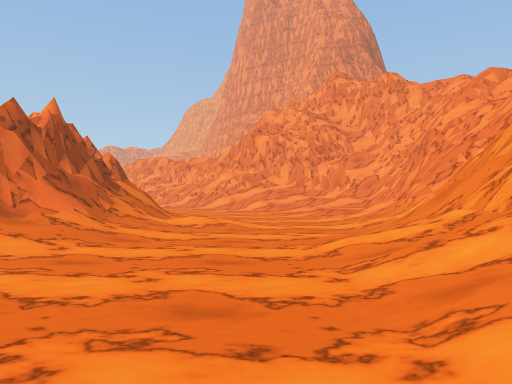
View 1 (above)

23 first-person views from a walk through a Unity game level. The camera is 1.4 m above the floor, looks level and sees 70° across. The floor is counted in squares, 2 m on a side. Each view is taken from the middle of a square. On the plan, view 1 faces up. The plan holds only what a view shows up to about 11 squares ahead; the rest is blank. The place goes on beyond the plan. The player character is not drawn. Surface patterns are stand-ins for the level's own textures.

View 2
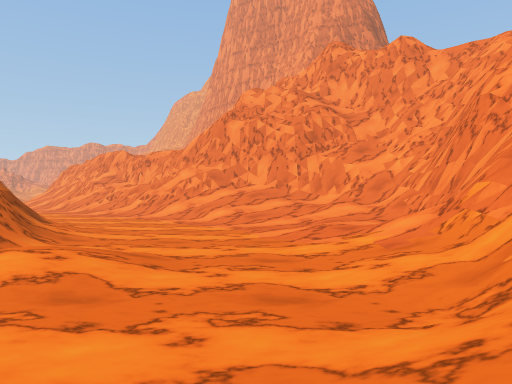

View 3
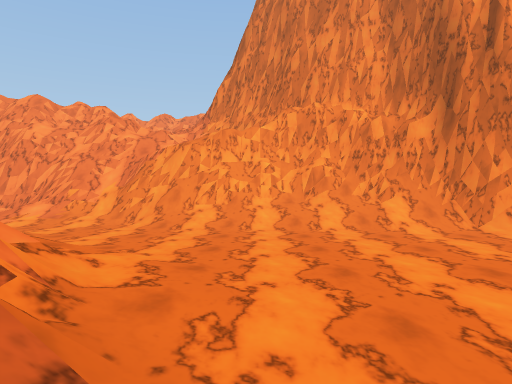

View 4
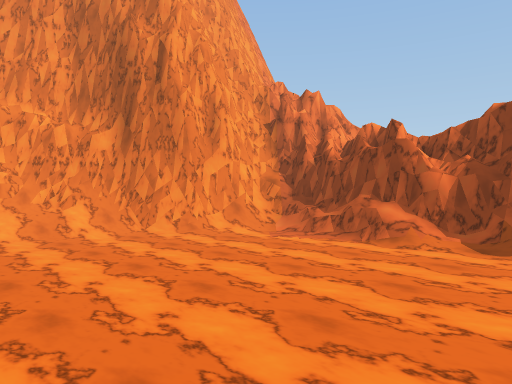

View 5
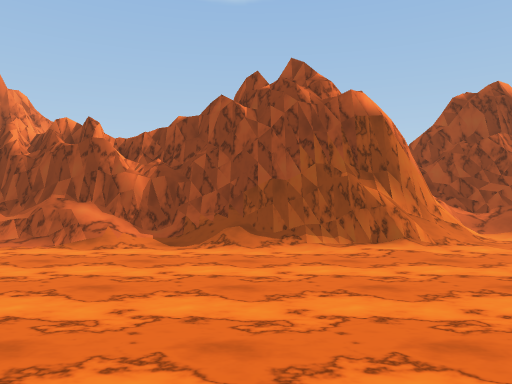

View 6
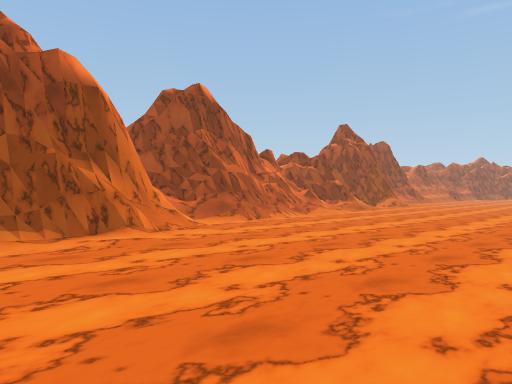

View 7
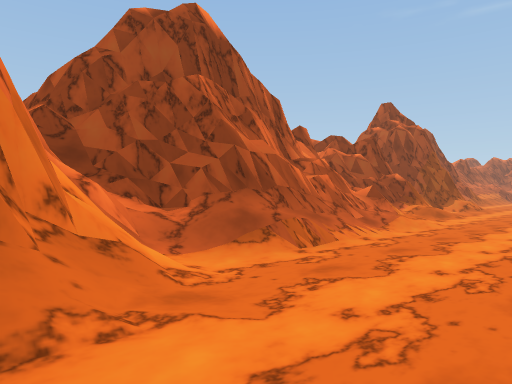

View 8
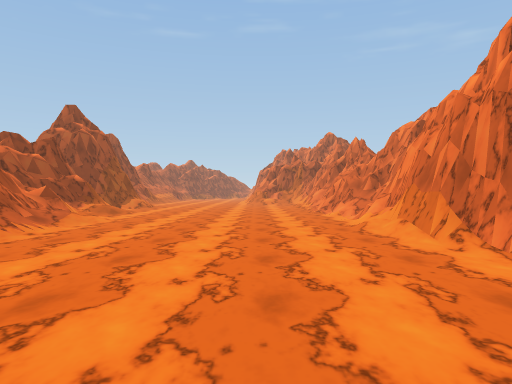

View 9
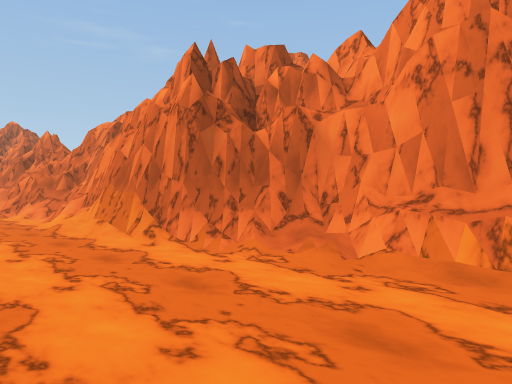

View 10
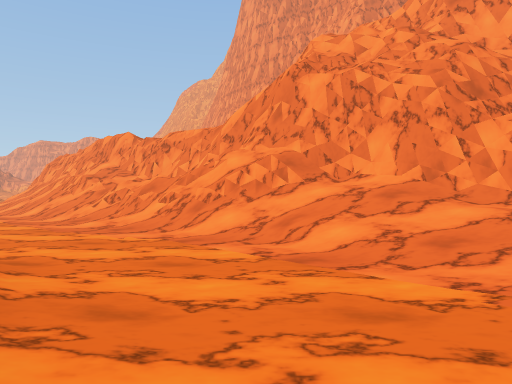

View 11
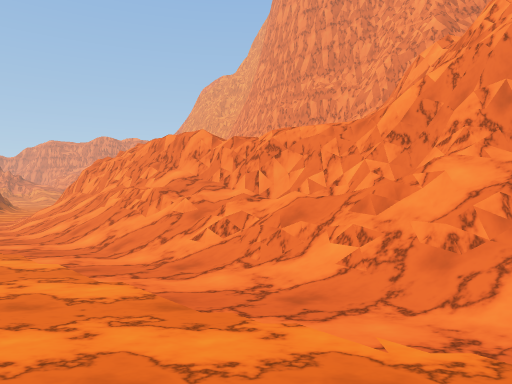

View 12
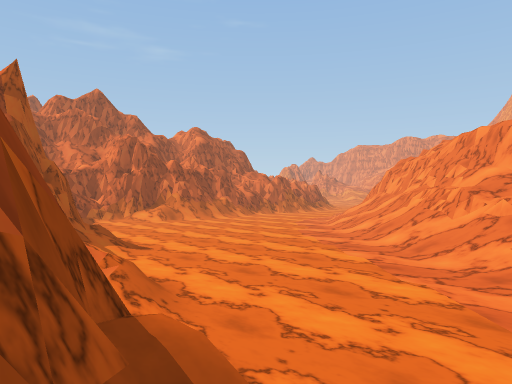

View 13
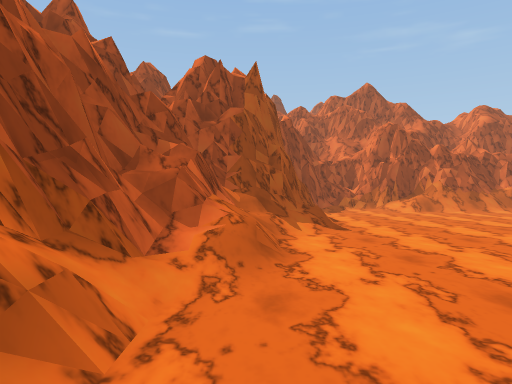

View 14
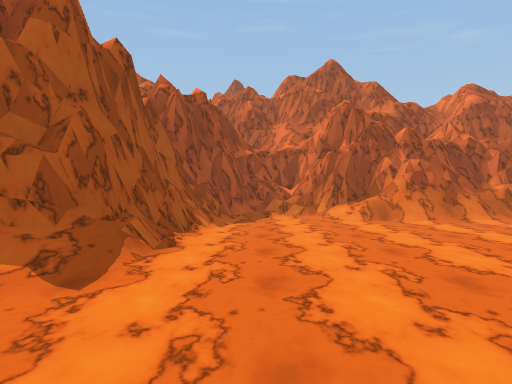

View 15
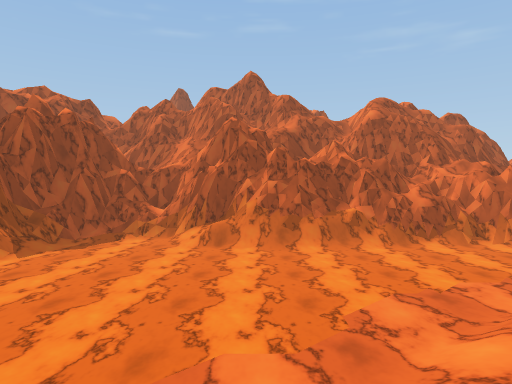

View 16
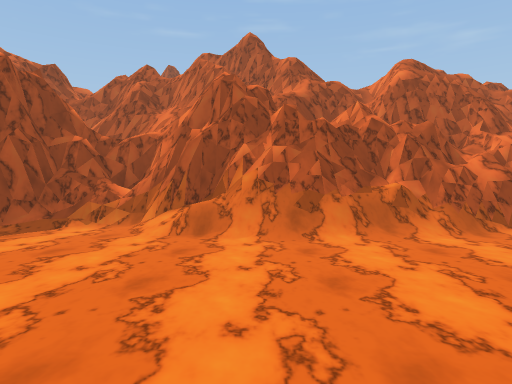

View 17
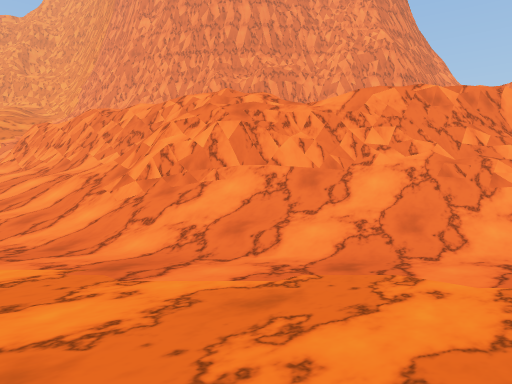

View 18
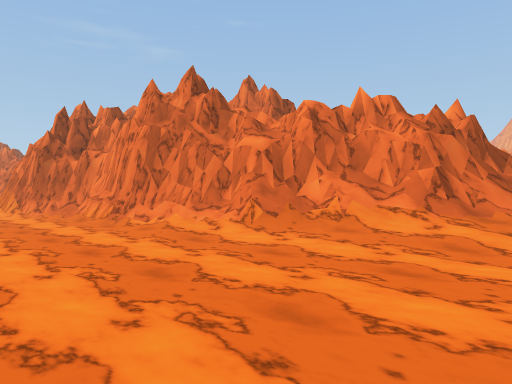

View 19
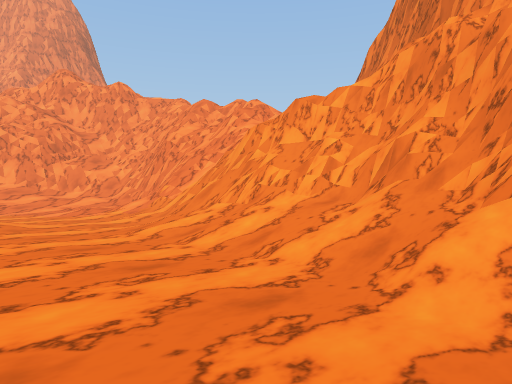

View 20
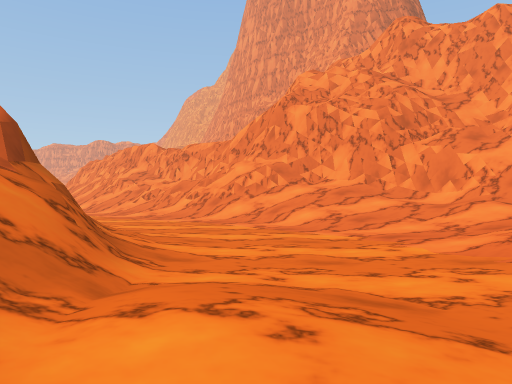

View 21
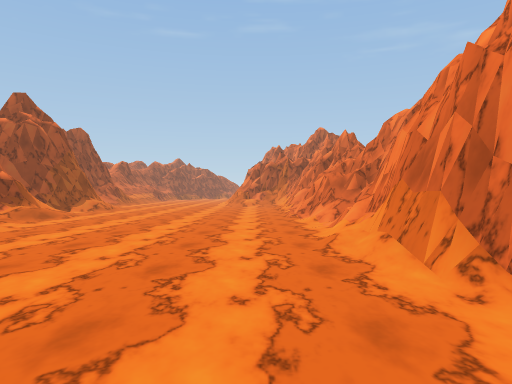

View 22
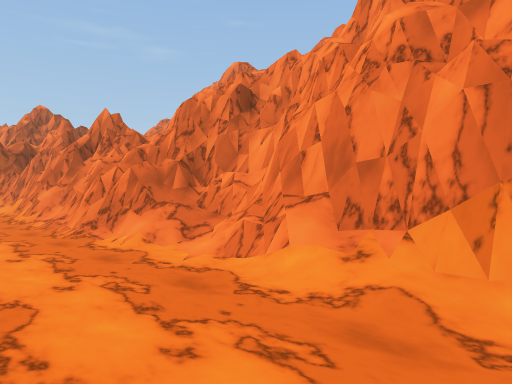

View 23
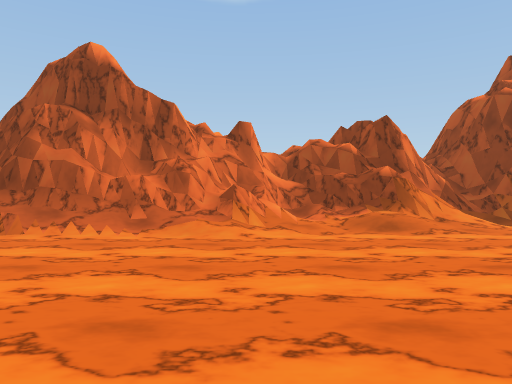

### Floor plan
Key: @ floor where view 1 was taken; # wall or solid block; . main floor; : floor 0.25 m higher than the main floor; + floor 0.5 m higher than the main floor; * floor 0.75 m higher than the main floor; % floor 4.5 m higher than the main floor; & floor 5 m higher than the main floor; $ floor 5.25 m higher than the main floor; / step, stairs or slope; = window, fence, low wall or low ledge; ^ raised ledge; v drop or lower ground.
Columns run from 23 left of view 1 to 5 right of it. Each row starts with its distance up from view 1.
 26  ##===... //===
 25  ##===.....//#=$
 24   ==#=/....///##&
 23  #  v=/.....///#=#
 22  #  ==/......///==#    =
 21   ##v#/.......////##   #
 20   ###//........////##
 19    ##/..........////##
 18    #=.............///##
 17    ##/.............//########
 16    ###^//.........../#=###v=#
 15       #####//........////##=#
 14           ##/////.....////=/#
 13            #######=/.../////#
 12                 ###/.....///#
 11                   ##/....:+##
 10                    #/....+/##
  9                    #//...:/=#
  8                    #//+.../==
  7                   ##/::.../=#
  6                  ###/:...//=
  5                ###///....//=
  4               ##=//::...//=v
  3 #####    ######///......//##
  2 =#//######=/............/*/##
  1 //..../.................//##
  0 .......................@/###
 -1 ......................../=#
 -2 ......................./###
 -3 .............:........:##
 -4 ...........//###/////./#
 -5 ....://////#############
 -6 /=/:==######    #^ ###
 -7 ###==#######     =%=#
 -8  ##=#^#  ##
 -9  =#/ ^    =

Positions as (right, up) in squares from view 1, and headings:
1: (0, 0), facing up
2: (1, 4), facing up
3: (-7, 3), facing right
4: (-8, 3), facing down-right
5: (-8, 3), facing down
6: (-8, 2), facing down-left
7: (-11, -2), facing down-left
8: (-10, -1), facing left
9: (-10, -1), facing up-left
10: (-1, 9), facing up
11: (-4, 12), facing up
12: (-4, 12), facing up-left
13: (-4, 14), facing left
14: (-8, 17), facing left
15: (-8, 21), facing left
16: (-11, 21), facing left
17: (-14, 20), facing up-right
18: (-2, -1), facing up-left
19: (-2, -1), facing up-right
20: (-1, 6), facing up
21: (-12, 0), facing left
22: (-16, -1), facing up-left
23: (-19, 1), facing down
